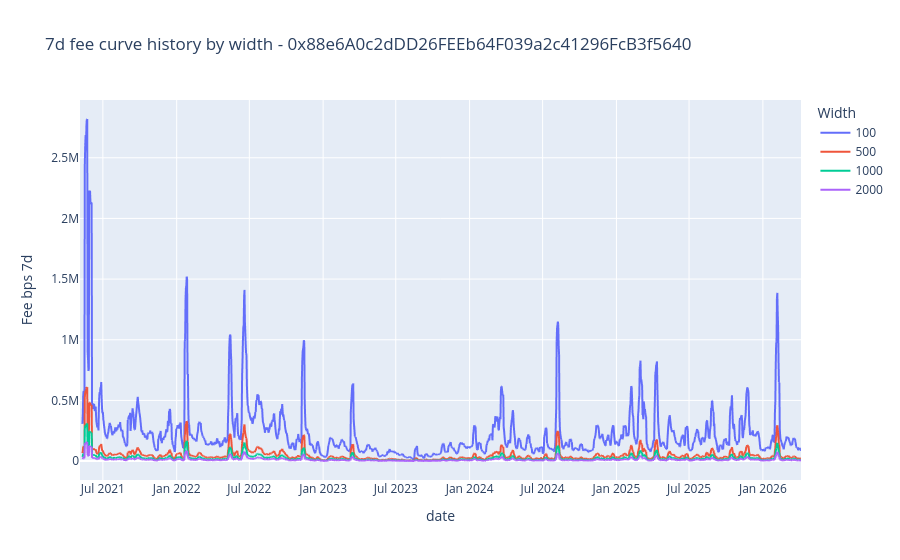

Notebook code for this chart:
### Code cell
if plot_guard() and not fee_curve_history.empty:
    fig = px.line(
        fee_curve_history,
        x='date',
        y='fee_bps_7d',
        color='range_width_ticks',
        title=f'7d fee curve history by width - {POOL}',
        labels={'fee_bps_7d': 'Fee bps 7d', 'range_width_ticks': 'Width'},
    )
    fig.show()

### Figure 1 — Plotly figure (JSON) as saved in the notebook; plotly's stock layout.template omitted (floating-point values rounded to 4 significant figures; data arrays with more than 128 entries replaced by an {"elided": "..."} marker saying what was removed)
{"data": [{"hovertemplate": "Width=100<br>date=%{x}<br>Fee bps 7d=%{y}<extra></extra>", "legendgroup": "100", "line": {"color": "#636efa", "dash": "solid"}, "marker": {"symbol": "circle"}, "mode": "lines", "name": "100", "showlegend": true, "type": "scattergl", "x": {"elided": "1798 str values"}, "xaxis": "x", "y": {"elided": "1798 float values"}, "yaxis": "y"}, {"hovertemplate": "Width=500<br>date=%{x}<br>Fee bps 7d=%{y}<extra></extra>", "legendgroup": "500", "line": {"color": "#EF553B", "dash": "solid"}, "marker": {"symbol": "circle"}, "mode": "lines", "name": "500", "showlegend": true, "type": "scattergl", "x": {"elided": "1798 str values"}, "xaxis": "x", "y": {"elided": "1798 float values"}, "yaxis": "y"}, {"hovertemplate": "Width=1000<br>date=%{x}<br>Fee bps 7d=%{y}<extra></extra>", "legendgroup": "1000", "line": {"color": "#00cc96", "dash": "solid"}, "marker": {"symbol": "circle"}, "mode": "lines", "name": "1000", "showlegend": true, "type": "scattergl", "x": {"elided": "1798 str values"}, "xaxis": "x", "y": {"elided": "1798 float values"}, "yaxis": "y"}, {"hovertemplate": "Width=2000<br>date=%{x}<br>Fee bps 7d=%{y}<extra></extra>", "legendgroup": "2000", "line": {"color": "#ab63fa", "dash": "solid"}, "marker": {"symbol": "circle"}, "mode": "lines", "name": "2000", "showlegend": true, "type": "scattergl", "x": {"elided": "1798 str values"}, "xaxis": "x", "y": {"elided": "1798 float values"}, "yaxis": "y"}], "layout": {"legend": {"title": {"text": "Width"}, "tracegroupgap": 0}, "title": {"text": "7d fee curve history by width - 0x88e6A0c2dDD26FEEb64F039a2c41296FcB3f5640"}, "xaxis": {"anchor": "y", "domain": [0, 1], "title": {"text": "date"}}, "yaxis": {"anchor": "x", "domain": [0, 1], "title": {"text": "Fee bps 7d"}}}}
